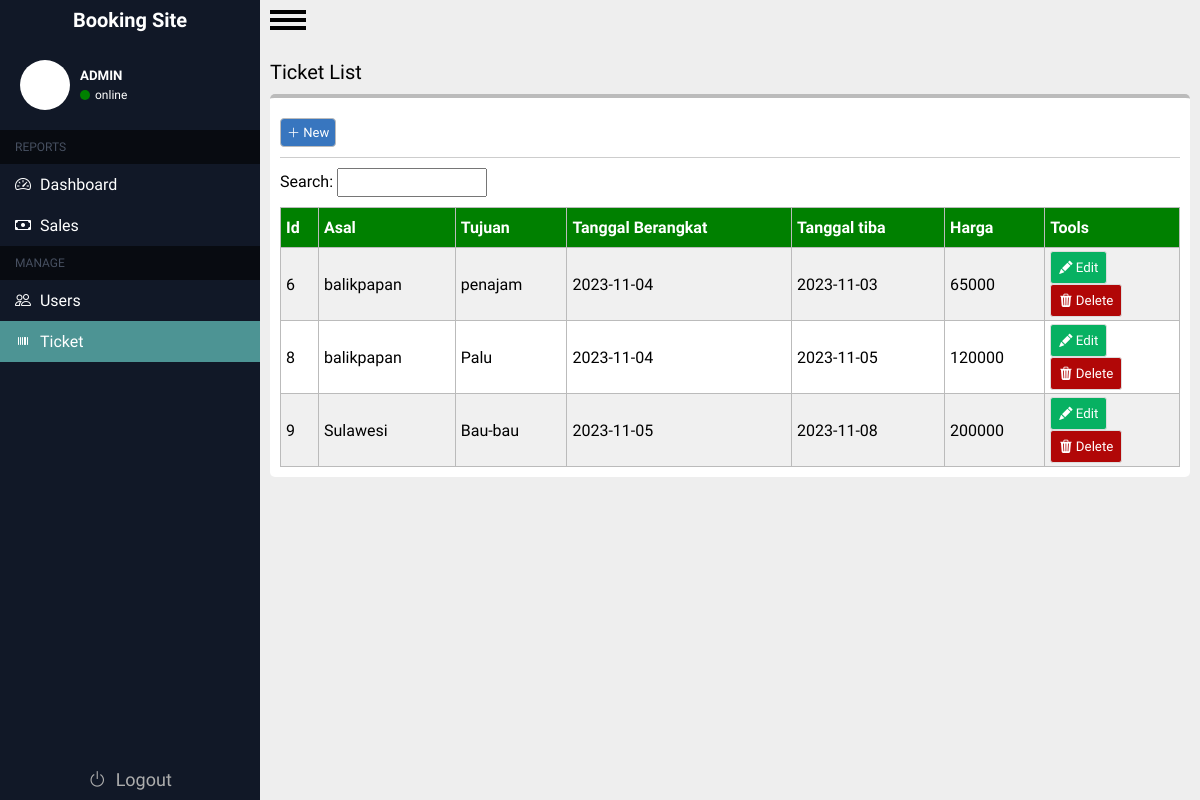
Page /admin/tiket.php on the earlier database version.
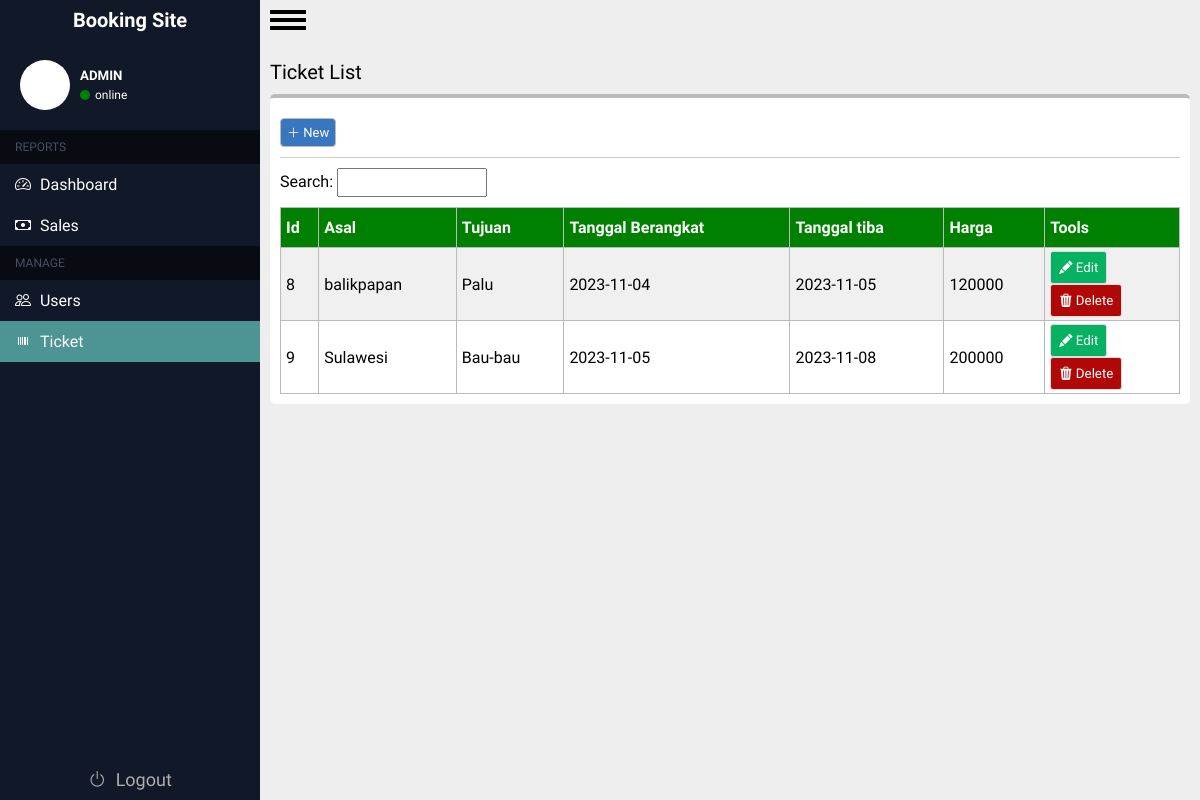
Same page on the later database version.
### tables this page shows
CREATE TABLE `tiket` (
  `id_tiket` int(255) NOT NULL,
  `asal` varchar(255) NOT NULL,
  `tujuan` varchar(255) NOT NULL,
  `tanggal_berangkat` varchar(255) NOT NULL,
  `tanggal_tiba` varchar(255) NOT NULL,
  `harga` int(100) NOT NULL
);

### admin/tiket.php (the view, shortened to what this page needs)
<?php
require '../koneksi.php';
$tiket = [];
?>
<!DOCTYPE html>
<html lang="en">
<head>
    <link rel="stylesheet" href="../css/tiket.css?v=1.2">
    <link rel="stylesheet" href="https://cdn.jsdelivr.net/npm/bootstrap-icons@1.11.1/font/bootstrap-icons.css">
</head>
<body>
    <div class="container">
    <?php @include "../includes/sidebar.php" ?>
        <div class="main-content">
            <div id="menu-button">
                <label for="menu-checkbox" id="menu-label">
                    <div id="hamburger"></div>
                </label>
            </div>
            <div class="wrapper">
                <div class="header">
                    <p>Ticket List</p>
                </div>
                <div class="isi">
                    <div class="head-content">
                        <button type="submit" id="add"><i class="bi bi-plus-lg"></i> New</button>
                    </div>
                    <div class="neck-content">
                        <span>
                            <form action="" method="post">
                                <label for="">Search: </label>
                                <input type="search" name="search" id="search">
                            </form>
                        </span>
                    </div>
                    <div class="tabel-content">
                        <table>
                            <tr>
                                <th>Id</th>
                                <th>Asal</th>
                                <th>Tujuan</th>
                                <th>Tanggal Berangkat</th>
                                <th>Tanggal tiba</th>
                                <th>Harga</th>
                                <th>Tools</th>
                            </tr>
                            <?php
                            try {
                                if (isset($_POST['search'])) {
                                    $keyword = $_POST['search'];
                                    $result = mysqli_query($conn, "select * from tiket where asal like '%$keyword%' or tujuan like '%$keyword%'");
                                    while ($record = mysqli_fetch_assoc($result)) {
                                        $tiket[] = $record;
                                    }
                                } else {
                                    $result = mysqli_query($conn, "SELECT * FROM tiket");
                                    while ($record = mysqli_fetch_assoc($result)) {
                                        $tiket[] = $record;
                                    }
                                }
                                foreach ($tiket as $tk) {
                                    echo "
                                            <tr>
                                            <td>" . $tk['id_tiket'] . "</td>
                                            <td>" . $tk['asal'] . "</td>
                                            <td>" . $tk['tujuan'] . "</td>
                                            <td>" . $tk['tanggal_berangkat'] . "</td>
                                            <td>" . $tk['tanggal_tiba'] . "</td>
                                            <td>" . $tk['harga'] . "</td>
                                            <td width='15%'>
                                                <a href='update.php?id=" . $tk['id_tiket'] . "'>
                                                    <button type='submit' id='update' data-id='" . $tk['id_tiket'] . "'><i class='bi bi-pencil-fill'></i> Edit</button>
                                                </a>
                                                <a href='delete.php?id=" . $tk['id_tiket'] . "'>
                                                    <button style='background-color:rgb(177, 7, 7)'><i class='bi bi-trash3-fill'></i> Delete</button>
                                                </a>
                                            </td>
                                        </tr>
                                        ";
                                }
                            } catch (PDOException $err) {
                                echo $err->getMessage();
                            }
                            ?>
                        </table>
                    </div>
                </div>
            </div>
        </div>
</body>
</html>

Differences in the rows shown:
removed tiket: id_tiket "6", asal "balikpapan", tujuan "penajam", tanggal_berangkat "2023-11-04", tanggal_tiba "2023-11-03", harga "65000"
